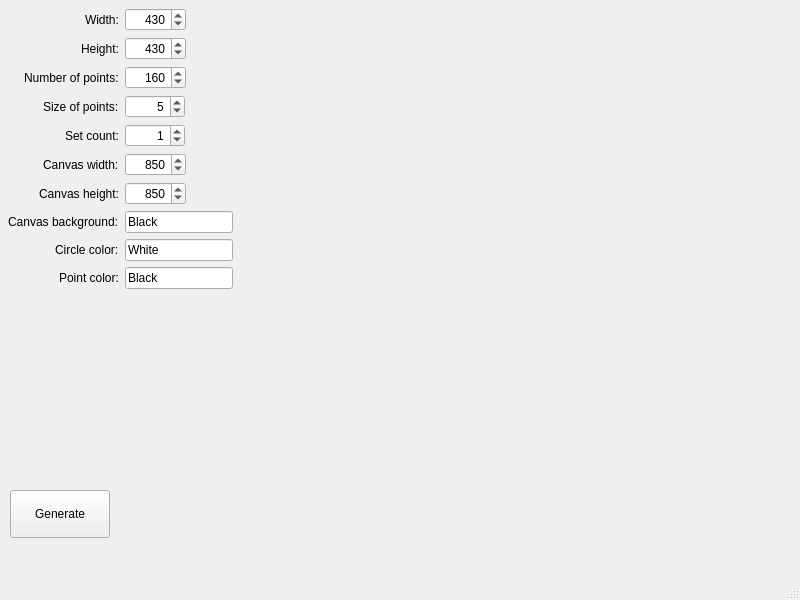
<?xml version="1.0" encoding="UTF-8"?>
<ui version="4.0">
 <class>MainWindow</class>
 <widget class="QMainWindow" name="MainWindow">
  <property name="geometry">
   <rect>
    <x>0</x>
    <y>0</y>
    <width>800</width>
    <height>600</height>
   </rect>
  </property>
  <property name="contextMenuPolicy">
   <enum>Qt::DefaultContextMenu</enum>
  </property>
  <property name="windowTitle">
   <string>Lentils generator</string>
  </property>
  <property name="documentMode">
   <bool>false</bool>
  </property>
  <widget class="QWidget" name="centralwidget">
   <widget class="QWidget" name="formLayoutWidget">
    <property name="geometry">
     <rect>
      <x>0</x>
      <y>0</y>
      <width>801</width>
      <height>471</height>
     </rect>
    </property>
    <layout class="QFormLayout" name="formLayout">
     <property name="sizeConstraint">
      <enum>QLayout::SetDefaultConstraint</enum>
     </property>
     <property name="fieldGrowthPolicy">
      <enum>QFormLayout::FieldsStayAtSizeHint</enum>
     </property>
     <property name="labelAlignment">
      <set>Qt::AlignRight|Qt::AlignTrailing|Qt::AlignVCenter</set>
     </property>
     <property name="formAlignment">
      <set>Qt::AlignLeading|Qt::AlignLeft|Qt::AlignTop</set>
     </property>
     <property name="horizontalSpacing">
      <number>-1</number>
     </property>
     <property name="leftMargin">
      <number>8</number>
     </property>
     <property name="topMargin">
      <number>8</number>
     </property>
     <item row="0" column="0">
      <widget class="QLabel" name="widthLabel">
       <property name="text">
        <string>Width:</string>
       </property>
      </widget>
     </item>
     <item row="1" column="0">
      <widget class="QLabel" name="heightLabel">
       <property name="text">
        <string>Height:</string>
       </property>
      </widget>
     </item>
     <item row="2" column="0">
      <widget class="QLabel" name="noOfPointsLabel">
       <property name="text">
        <string>Number of points:</string>
       </property>
      </widget>
     </item>
     <item row="2" column="1">
      <widget class="QSpinBox" name="noOfPointsSpinBox">
       <property name="enabled">
        <bool>true</bool>
       </property>
       <property name="minimumSize">
        <size>
         <width>60</width>
         <height>0</height>
        </size>
       </property>
       <property name="alignment">
        <set>Qt::AlignRight|Qt::AlignTrailing|Qt::AlignVCenter</set>
       </property>
       <property name="maximum">
        <number>10000</number>
       </property>
       <property name="value">
        <number>160</number>
       </property>
      </widget>
     </item>
     <item row="0" column="1">
      <widget class="QSpinBox" name="widthSpinBox">
       <property name="minimumSize">
        <size>
         <width>60</width>
         <height>0</height>
        </size>
       </property>
       <property name="alignment">
        <set>Qt::AlignRight|Qt::AlignTrailing|Qt::AlignVCenter</set>
       </property>
       <property name="maximum">
        <number>10000</number>
       </property>
       <property name="value">
        <number>430</number>
       </property>
      </widget>
     </item>
     <item row="1" column="1">
      <widget class="QSpinBox" name="heightSpinBox">
       <property name="minimumSize">
        <size>
         <width>60</width>
         <height>0</height>
        </size>
       </property>
       <property name="alignment">
        <set>Qt::AlignRight|Qt::AlignTrailing|Qt::AlignVCenter</set>
       </property>
       <property name="maximum">
        <number>10000</number>
       </property>
       <property name="value">
        <number>430</number>
       </property>
      </widget>
     </item>
     <item row="3" column="0">
      <widget class="QLabel" name="sizeOfPointsLabel">
       <property name="text">
        <string>Size of points:</string>
       </property>
      </widget>
     </item>
     <item row="3" column="1">
      <widget class="QSpinBox" name="sizeOfPointsSpinBox">
       <property name="minimumSize">
        <size>
         <width>60</width>
         <height>0</height>
        </size>
       </property>
       <property name="alignment">
        <set>Qt::AlignRight|Qt::AlignTrailing|Qt::AlignVCenter</set>
       </property>
       <property name="value">
        <number>5</number>
       </property>
      </widget>
     </item>
     <item row="4" column="0">
      <widget class="QLabel" name="setsCountLabel">
       <property name="text">
        <string>Set count:</string>
       </property>
      </widget>
     </item>
     <item row="4" column="1">
      <widget class="QSpinBox" name="setCountSpinBox">
       <property name="minimumSize">
        <size>
         <width>60</width>
         <height>0</height>
        </size>
       </property>
       <property name="alignment">
        <set>Qt::AlignRight|Qt::AlignTrailing|Qt::AlignVCenter</set>
       </property>
       <property name="maximum">
        <number>30</number>
       </property>
       <property name="value">
        <number>1</number>
       </property>
      </widget>
     </item>
     <item row="5" column="0">
      <widget class="QLabel" name="canvasWidthLabel">
       <property name="text">
        <string>Canvas width:</string>
       </property>
      </widget>
     </item>
     <item row="6" column="0">
      <widget class="QLabel" name="canvasHeightLabel">
       <property name="text">
        <string>Canvas height:</string>
       </property>
      </widget>
     </item>
     <item row="5" column="1">
      <widget class="QSpinBox" name="canvasWidthSpinBox">
       <property name="minimumSize">
        <size>
         <width>60</width>
         <height>0</height>
        </size>
       </property>
       <property name="alignment">
        <set>Qt::AlignRight|Qt::AlignTrailing|Qt::AlignVCenter</set>
       </property>
       <property name="maximum">
        <number>10000</number>
       </property>
       <property name="value">
        <number>850</number>
       </property>
      </widget>
     </item>
     <item row="6" column="1">
      <widget class="QSpinBox" name="canvasHeightSpinBox">
       <property name="minimumSize">
        <size>
         <width>60</width>
         <height>0</height>
        </size>
       </property>
       <property name="alignment">
        <set>Qt::AlignRight|Qt::AlignTrailing|Qt::AlignVCenter</set>
       </property>
       <property name="maximum">
        <number>10000</number>
       </property>
       <property name="value">
        <number>850</number>
       </property>
      </widget>
     </item>
     <item row="7" column="0">
      <widget class="QLabel" name="canvasBackgroundLabel">
       <property name="text">
        <string>Canvas background:</string>
       </property>
      </widget>
     </item>
     <item row="7" column="1">
      <widget class="QLineEdit" name="canvasBackgroundText">
       <property name="text">
        <string>Black</string>
       </property>
      </widget>
     </item>
     <item row="8" column="0">
      <widget class="QLabel" name="circleColorLabel">
       <property name="text">
        <string>Circle color:</string>
       </property>
      </widget>
     </item>
     <item row="8" column="1">
      <widget class="QLineEdit" name="circleColorText">
       <property name="text">
        <string>White</string>
       </property>
      </widget>
     </item>
     <item row="9" column="0">
      <widget class="QLabel" name="pointColorLabel">
       <property name="text">
        <string>Point color:</string>
       </property>
      </widget>
     </item>
     <item row="9" column="1">
      <widget class="QLineEdit" name="pointColorText">
       <property name="text">
        <string>Black</string>
       </property>
      </widget>
     </item>
    </layout>
   </widget>
   <widget class="QPushButton" name="generatePushButton">
    <property name="geometry">
     <rect>
      <x>10</x>
      <y>490</y>
      <width>100</width>
      <height>48</height>
     </rect>
    </property>
    <property name="text">
     <string>Generate</string>
    </property>
   </widget>
  </widget>
  <widget class="QMenuBar" name="menubar">
   <property name="geometry">
    <rect>
     <x>0</x>
     <y>0</y>
     <width>800</width>
     <height>24</height>
    </rect>
   </property>
  </widget>
  <widget class="QStatusBar" name="statusbar"/>
 </widget>
 <resources/>
 <connections/>
</ui>
